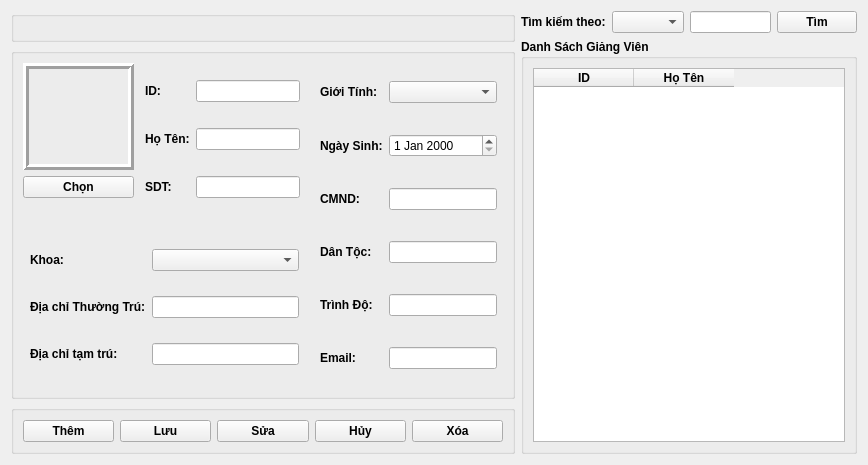
               <widget class="QWidget" name="page_GiangVien">
                <layout class="QVBoxLayout" name="verticalLayout_39">
                 <item>
                  <layout class="QHBoxLayout" name="horizontalLayout_49" stretch="3,2">
                   <item>
                    <layout class="QVBoxLayout" name="verticalLayout_40" stretch="1,3,1">
                     <item>
                      <layout class="QHBoxLayout" name="horizontalLayout_52">
                       <item>
                        <widget class="QGroupBox" name="groupBox_31">
                         <property name="title">
                          <string/>
                         </property>
                         <widget class="QLabel" name="label_3">
                          <property name="geometry">
                           <rect>
                            <x>20</x>
                            <y>0</y>
                            <width>671</width>
                            <height>91</height>
                           </rect>
                          </property>
                          <property name="font">
                           <font>
                            <pointsize>14</pointsize>
                            <weight>75</weight>
                            <bold>true</bold>
                           </font>
                          </property>
                          <property name="text">
                           <string>Thông tin giảng viên</string>
                          </property>
                          <property name="alignment">
                           <set>Qt::AlignCenter</set>
                          </property>
                         </widget>
                        </widget>
                       </item>
                      </layout>
                     </item>
                     <item>
                      <layout class="QHBoxLayout" name="horizontalLayout_53">
                       <item>
                        <widget class="QGroupBox" name="groupBox_32">
                         <property name="title">
                          <string/>
                         </property>
                         <layout class="QHBoxLayout" name="horizontalLayout_61">
                          <item>
                           <layout class="QHBoxLayout" name="horizontalLayout_59" stretch="3,2">
                            <item>
                             <layout class="QVBoxLayout" name="verticalLayout_45" stretch="2,2">
                              <item>
                               <layout class="QHBoxLayout" name="horizontalLayout_60" stretch="2,3">
                                <item>
                                 <layout class="QVBoxLayout" name="verticalLayout_46">
                                  <item>
                                   <widget class="QLabel" name="lbl_AvatarGV_7">
                                    <property name="frameShape">
                                     <enum>QFrame::Box</enum>
                                    </property>
                                    <property name="frameShadow">
                                     <enum>QFrame::Raised</enum>
                                    </property>
                                    <property name="lineWidth">
                                     <number>3</number>
                                    </property>
                                    <property name="text">
                                     <string/>
                                    </property>
                                    <property name="pixmap">
                                     <pixmap>C:/Users/Admin/OneDrive/Máy tính/Who1.png</pixmap>
                                    </property>
                                   </widget>
                                  </item>
                                  <item>
                                   <widget class="QPushButton" name="btn_ChonAnhGV_7">
                                    <property name="font">
                                     <font>
                                      <weight>75</weight>
                                      <bold>true</bold>
                                     </font>
                                    </property>
                                    <property name="text">
                                     <string>Chọn</string>
                                    </property>
                                   </widget>
                                  </item>
                                 </layout>
                                </item>
                                <item>
                                 <layout class="QFormLayout" name="formLayout_20">
                                  <property name="verticalSpacing">
                                   <number>26</number>
                                  </property>
                                  <property name="leftMargin">
                                   <number>5</number>
                                  </property>
                                  <property name="topMargin">
                                   <number>17</number>
                                  </property>
                                  <property name="rightMargin">
                                   <number>7</number>
                                  </property>
                                  <item row="0" column="0">
                                   <widget class="QLabel" name="iDLabel_3">
                                    <property name="font">
                                     <font>
                                      <weight>75</weight>
                                      <bold>true</bold>
                                     </font>
                                    </property>
                                    <property name="text">
                                     <string>ID:</string>
                                    </property>
                                   </widget>
                                  </item>
                                  <item row="0" column="1">
                                   <widget class="QLineEdit" name="fi_IDGV_7">
                                    <property name="font">
                                     <font>
                                      <weight>50</weight>
                                      <bold>false</bold>
                                     </font>
                                    </property>
                                   </widget>
                                  </item>
                                  <item row="1" column="0">
                                   <widget class="QLabel" name="hTNLabel_4">
                                    <property name="font">
                                     <font>
                                      <weight>75</weight>
                                      <bold>true</bold>
                                     </font>
                                    </property>
                                    <property name="text">
                                     <string>Họ Tên:</string>
                                    </property>
                                   </widget>
                                  </item>
                                  <item row="1" column="1">
                                   <widget class="QLineEdit" name="fi_HoTenGV_7">
                                    <property name="font">
                                     <font>
                                      <weight>50</weight>
                                      <bold>false</bold>
                                     </font>
                                    </property>
                                   </widget>
                                  </item>
                                  <item row="2" column="0">
                                   <widget class="QLabel" name="sDTLabel">
                                    <property name="font">
                                     <font>
                                      <weight>75</weight>
                                      <bold>true</bold>
                                     </font>
                                    </property>
                                    <property name="text">
                                     <string>SDT:</string>
                                    </property>
                                   </widget>
                                  </item>
                                  <item row="2" column="1">
                                   <widget class="QLineEdit" name="fi_SDT_7">
                                    <property name="font">
                                     <font>
                                      <weight>50</weight>
                                      <bold>false</bold>
                                     </font>
                                    </property>
                                   </widget>
                                  </item>
                                 </layout>
                                </item>
                               </layout>
                              </item>
                              <item>
                               <layout class="QFormLayout" name="formLayout_17">
                                <property name="verticalSpacing">
                                 <number>25</number>
                                </property>
                                <property name="leftMargin">
                                 <number>7</number>
                                </property>
                                <property name="topMargin">
                                 <number>45</number>
                                </property>
                                <property name="rightMargin">
                                 <number>8</number>
                                </property>
                                <property name="bottomMargin">
                                 <number>22</number>
                                </property>
                                <item row="1" column="0">
                                 <widget class="QLabel" name="aChThNgTrLabel">
                                  <property name="font">
                                   <font>
                                    <weight>75</weight>
                                    <bold>true</bold>
                                   </font>
                                  </property>
                                  <property name="text">
                                   <string>Địa chỉ Thường Trú:</string>
                                  </property>
                                 </widget>
                                </item>
                                <item row="1" column="1">
                                 <widget class="QLineEdit" name="fi_DDThuongTru_7">
                                  <property name="font">
                                   <font>
                                    <weight>50</weight>
                                    <bold>false</bold>
                                   </font>
                                  </property>
                                 </widget>
                                </item>
                                <item row="2" column="0">
                                 <widget class="QLabel" name="aChTMTrLabel">
                                  <property name="font">
                                   <font>
                                    <weight>75</weight>
                                    <bold>true</bold>
                                   </font>
                                  </property>
                                  <property name="text">
                                   <string>Địa chỉ tạm trú:</string>
                                  </property>
                                 </widget>
                                </item>
                                <item row="2" column="1">
                                 <widget class="QLineEdit" name="fi_DCTamTru_7">
                                  <property name="font">
                                   <font>
                                    <weight>50</weight>
                                    <bold>false</bold>
                                   </font>
                                  </property>
                                 </widget>
                                </item>
                                <item row="0" column="0">
                                 <widget class="QLabel" name="khoaLabel">
                                  <property name="font">
                                   <font>
                                    <weight>75</weight>
                                    <bold>true</bold>
                                   </font>
                                  </property>
                                  <property name="text">
                                   <string>Khoa:</string>
                                  </property>
                                 </widget>
                                </item>
                                <item row="0" column="1">
                                 <widget class="QComboBox" name="fi_Khoa_7">
                                  <property name="font">
                                   <font>
                                    <weight>50</weight>
                                    <bold>false</bold>
                                   </font>
                                  </property>
                                 </widget>
                                </item>
                               </layout>
                              </item>
                             </layout>
                            </item>
                            <item>
                             <layout class="QFormLayout" name="formLayout_18">
                              <property name="verticalSpacing">
                               <number>31</number>
                              </property>
                              <property name="leftMargin">
                               <number>7</number>
                              </property>
                              <property name="topMargin">
                               <number>18</number>
                              </property>
                              <property name="rightMargin">
                               <number>6</number>
                              </property>
                              <item row="1" column="0">
                               <widget class="QLabel" name="ngYSinhLabel">
                                <property name="font">
                                 <font>
                                  <weight>75</weight>
                                  <bold>true</bold>
                                 </font>
                                </property>
                                <property name="text">
                                 <string>Ngày Sinh:</string>
                                </property>
                               </widget>
                              </item>
                              <item row="1" column="1">
                               <widget class="QDateEdit" name="fi_NgaySinhGV_7">
                                <property name="font">
                                 <font>
                                  <weight>50</weight>
                                  <bold>false</bold>
                                 </font>
                                </property>
                               </widget>
                              </item>
                              <item row="2" column="0">
                               <widget class="QLabel" name="cMNDLabel">
                                <property name="font">
                                 <font>
                                  <weight>75</weight>
                                  <bold>true</bold>
                                 </font>
                                </property>
                                <property name="text">
                                 <string>CMND:</string>
                                </property>
                               </widget>
                              </item>
                              <item row="2" column="1">
                               <widget class="QLineEdit" name="fi_CMND_7">
                                <property name="font">
                                 <font>
                                  <weight>50</weight>
                                  <bold>false</bold>
                                 </font>
                                </property>
                               </widget>
                              </item>
                              <item row="3" column="0">
                               <widget class="QLabel" name="dNTCLabel">
                                <property name="font">
                                 <font>
                                  <weight>75</weight>
                                  <bold>true</bold>
                                 </font>
                                </property>
                                <property name="text">
                                 <string>Dân Tộc:</string>
                                </property>
                               </widget>
                              </item>
                              <item row="3" column="1">
                               <widget class="QLineEdit" name="fi_DanToc_7">
                                <property name="font">
                                 <font>
                                  <weight>50</weight>
                                  <bold>false</bold>
                                 </font>
                                </property>
                               </widget>
                              </item>
                              <item row="4" column="0">
                               <widget class="QLabel" name="trNhLabel">
                                <property name="font">
                                 <font>
                                  <weight>75</weight>
                                  <bold>true</bold>
                                 </font>
                                </property>
                                <property name="text">
                                 <string>Trình Độ:</string>
                                </property>
                               </widget>
                              </item>
                              <item row="4" column="1">
                               <widget class="QLineEdit" name="fi_TrinhDo_7">
                                <property name="font">
                                 <font>
                                  <weight>50</weight>
                                  <bold>false</bold>
                                 </font>
                                </property>
                               </widget>
                              </item>
                              <item row="5" column="0">
                               <widget class="QLabel" name="emailLabel">
                                <property name="font">
                                 <font>
                                  <weight>75</weight>
                                  <bold>true</bold>
                                 </font>
                                </property>
                                <property name="text">
                                 <string>Email:</string>
                                </property>
                               </widget>
                              </item>
                              <item row="5" column="1">
                               <widget class="QLineEdit" name="fi_Email_7">
                                <property name="font">
                                 <font>
                                  <weight>50</weight>
                                  <bold>false</bold>
                                 </font>
                                </property>
                               </widget>
                              </item>
                              <item row="0" column="0">
                               <widget class="QLabel" name="giITNhLabel">
                                <property name="font">
                                 <font>
                                  <weight>75</weight>
                                  <bold>true</bold>
                                 </font>
                                </property>
                                <property name="text">
                                 <string>Giới Tính:</string>
                                </property>
                               </widget>
                              </item>
                              <item row="0" column="1">
                               <widget class="QComboBox" name="fi_GioiTinhGV_7">
                                <property name="font">
                                 <font>
                                  <weight>50</weight>
                                  <bold>false</bold>
                                 </font>
                                </property>
                               </widget>
                              </item>
                             </layout>
                            </item>
                           </layout>
                          </item>
                         </layout>
                        </widget>
                       </item>
                      </layout>
                     </item>
                     <item>
                      <layout class="QHBoxLayout" name="horizontalLayout_54">
                       <item>
                        <widget class="QGroupBox" name="groupBox_33">
                         <property name="title">
                          <string/>
                         </property>
                         <layout class="QHBoxLayout" name="horizontalLayout_62">
                          <item>
                           <widget class="QPushButton" name="btn_ThemGV_7">
                            <property name="font">
                             <font>
                              <weight>75</weight>
                              <bold>true</bold>
                             </font>
                            </property>
                            <property name="text">
                             <string>Thêm</string>
                            </property>
                           </widget>
                          </item>
                          <item>
                           <widget class="QPushButton" name="btn_LuuGV_7">
                            <property name="font">
                             <font>
                              <weight>75</weight>
                              <bold>true</bold>
                             </font>
                            </property>
                            <property name="text">
                             <string>Lưu</string>
                            </property>
                           </widget>
                          </item>
                          <item>
                           <widget class="QPushButton" name="btn_SuaGV_7">
                            <property name="font">
                             <font>
                              <weight>75</weight>
                              <bold>true</bold>
                             </font>
                            </property>
                            <property name="text">
                             <string>Sửa</string>
                            </property>
                           </widget>
                          </item>
                          <item>
                           <widget class="QPushButton" name="btn_HuyGV_7">
                            <property name="font">
                             <font>
                              <weight>75</weight>
                              <bold>true</bold>
                             </font>
                            </property>
                            <property name="text">
                             <string>Hủy</string>
                            </property>
                           </widget>
                          </item>
                          <item>
                           <widget class="QPushButton" name="btn_XoaGV_7">
                            <property name="font">
                             <font>
                              <weight>75</weight>
                              <bold>true</bold>
                             </font>
                            </property>
                            <property name="text">
                             <string>Xóa</string>
                            </property>
                           </widget>
                          </item>
                         </layout>
                        </widget>
                       </item>
                      </layout>
                     </item>
                    </layout>
                   </item>
                   <item>
                    <layout class="QVBoxLayout" name="verticalLayout_41" stretch="1,7">
                     <item>
                      <layout class="QHBoxLayout" name="horizontalLayout_51" stretch="1,1,2,2">
                       <item>
                        <widget class="QLabel" name="label_11">
                         <property name="font">
                          <font>
                           <weight>75</weight>
                           <bold>true</bold>
                          </font>
                         </property>
                         <property name="text">
                          <string>Tìm kiếm theo:</string>
                         </property>
                        </widget>
                       </item>
                       <item>
                        <widget class="QComboBox" name="cbo_TimKiemGV_7">
                         <property name="font">
                          <font>
                           <weight>50</weight>
                           <bold>false</bold>
                          </font>
                         </property>
                        </widget>
                       </item>
                       <item>
                        <widget class="QLineEdit" name="txt_TimGV_7">
                         <property name="font">
                          <font>
                           <weight>50</weight>
                           <bold>false</bold>
                          </font>
                         </property>
                        </widget>
                       </item>
                       <item>
                        <widget class="QPushButton" name="btn_TimGV_7">
                         <property name="font">
                          <font>
                           <weight>75</weight>
                           <bold>true</bold>
                          </font>
                         </property>
                         <property name="text">
                          <string>Tìm</string>
                         </property>
                        </widget>
                       </item>
                      </layout>
                     </item>
                     <item>
                      <layout class="QHBoxLayout" name="horizontalLayout_63">
                       <item>
                        <widget class="QGroupBox" name="groupBox_30">
                         <property name="font">
                          <font>
                           <weight>75</weight>
                           <bold>true</bold>
                          </font>
                         </property>
                         <property name="title">
                          <string>Danh Sách Giảng Viên</string>
                         </property>
                         <layout class="QVBoxLayout" name="verticalLayout_42">
                          <item>
                           <layout class="QHBoxLayout" name="horizontalLayout_64">
                            <item>
                             <widget class="QTableWidget" name="tbl_DSGV_7">
                              <property name="font">
                               <font>
                                <weight>50</weight>
                                <bold>false</bold>
                               </font>
                              </property>
                              <column>
                               <property name="text">
                                <string>ID</string>
                               </property>
                               <property name="font">
                                <font>
                                 <weight>75</weight>
                                 <bold>true</bold>
                                </font>
                               </property>
                              </column>
                              <column>
                               <property name="text">
                                <string>Họ Tên</string>
                               </property>
                               <property name="font">
                                <font>
                                 <weight>75</weight>
                                 <bold>true</bold>
                                </font>
                               </property>
                              </column>
                             </widget>
                            </item>
                           </layout>
                          </item>
                         </layout>
                        </widget>
                       </item>
                      </layout>
                     </item>
                    </layout>
                   </item>
                  </layout>
                 </item>
                </layout>
               </widget>
